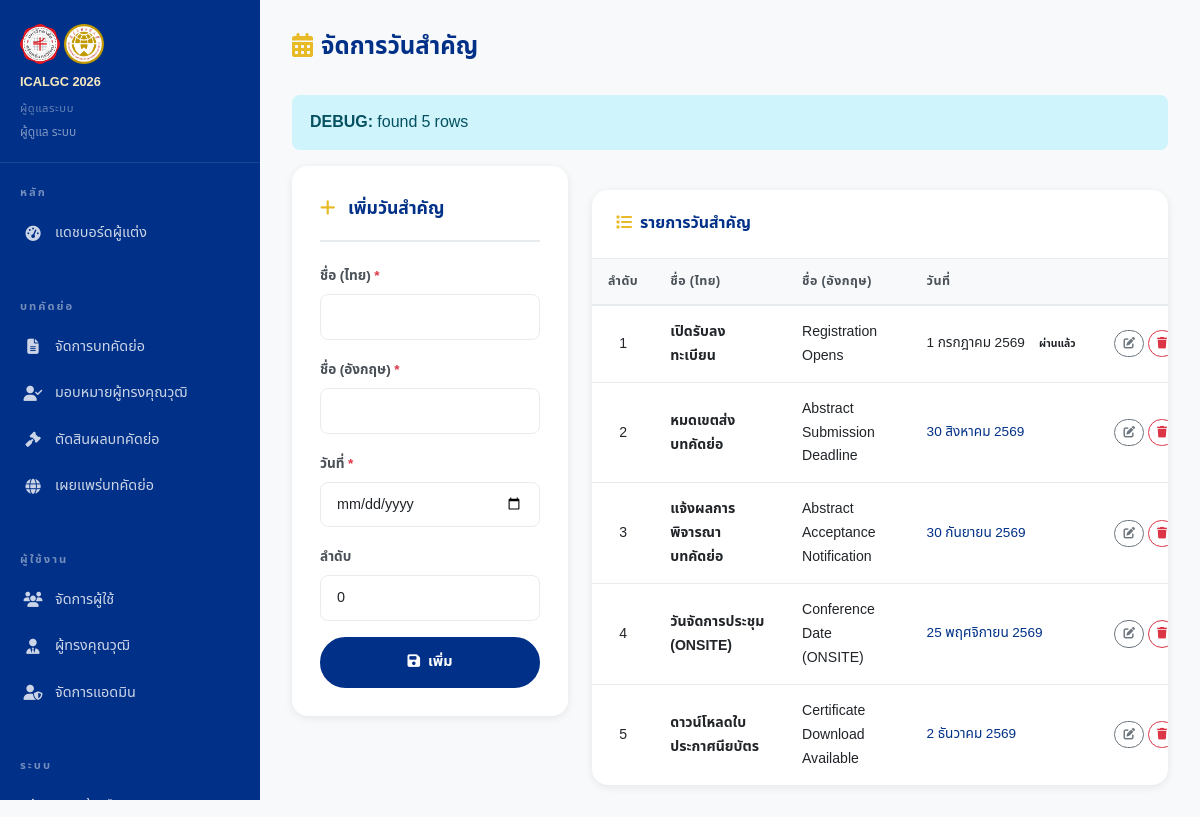
The page /admin/important-dates.php (signed in) on the database its author committed.
### tables this page shows
CREATE TABLE IF NOT EXISTS important_dates (
    id          INT UNSIGNED AUTO_INCREMENT PRIMARY KEY,
    title_th    VARCHAR(255) NOT NULL,
    title_en    VARCHAR(255) UNIQUE NOT NULL,
    event_date  DATE NOT NULL,
    description_th TEXT,
    description_en TEXT,
    icon        VARCHAR(50) DEFAULT 'calendar',
    sort_order  SMALLINT NOT NULL DEFAULT 0,
    is_active   BOOLEAN NOT NULL DEFAULT TRUE,
    created_at  TIMESTAMP NOT NULL DEFAULT CURRENT_TIMESTAMP,
    updated_at  TIMESTAMP NOT NULL DEFAULT CURRENT_TIMESTAMP ON UPDATE CURRENT_TIMESTAMP
);

### app/helpers/functions.php (called while the page is built, shortened)
<?php
function lang(): string
{
    return $_SESSION['lang'] ?? DEFAULT_LANG;
}
function e(string $s): string
{
    return htmlspecialchars($s, ENT_QUOTES | ENT_HTML5, 'UTF-8');
}
function humanDate(string $dateStr, string $lang = ''): string
{
    $ts = strtotime($dateStr);
    if ($lang === 'th') {
        $monthsTh = ['','มกราคม','กุมภาพันธ์','มีนาคม','เมษายน','พฤษภาคม','มิถุนายน',
                       'กรกฎาคม','สิงหาคม','กันยายน','ตุลาคม','พฤศจิกายน','ธันวาคม'];
        $year     = (int)date('Y', $ts) + 543;
        return date('j', $ts) . ' ' . $monthsTh[(int)date('n', $ts)] . ' ' . $year;
    }
    return date('j F Y', $ts);
}
function post(string $key, mixed $default = ''): mixed
{
    return $_POST[$key] ?? $default;
}

### app/core/Notification.php (called while the page is built, shortened)
<?php
class Notification
{
    public static function countUnread(int $userId): int
    {
        $db   = Database::getInstance();
        $stmt = $db->prepare("SELECT COUNT(*) FROM notifications WHERE user_id = :uid AND is_read = FALSE");
        $stmt->execute([':uid' => $userId]);
        return (int)$stmt->fetchColumn();
    }
}

### public/admin/important-dates.php (the view, shortened to what this page needs)
<?php
$_lang  = lang();
$appUrl = APP_URL;
$editItem = null;
try {
    $db    = Database::getInstance();
    $dates = $db->query("SELECT * FROM important_dates ORDER BY sort_order, event_date")->fetchAll();
} catch (\Throwable $e) {
    error_log($e->getMessage());
    $dates = [];
    $debugError = $e->getMessage();
}
$pageTitle  = $_lang==='th' ? 'จัดการวันสำคัญ' : 'Important Dates';
?>
<!DOCTYPE html>
<html lang="<?= $_lang ?>">
<head>
  <link href="https://cdn.jsdelivr.net/npm/bootstrap@5.3.3/dist/css/bootstrap.min.css" rel="stylesheet">
  <link href="https://cdnjs.cloudflare.com/ajax/libs/font-awesome/6.5.0/css/all.min.css" rel="stylesheet">
  <link rel="stylesheet" href="<?= $appUrl ?>/assets/css/style.css">
</head>
<body>
<div class="dashboard-wrap">
  <?php require_once __DIR__ . '/../../app/helpers/sidebar_admin.php'; ?>
  <main class="dashboard-content">
    <div class="dash-header">
      <h1 class="dash-title"><i class="fas fa-calendar-alt me-2" style="color:var(--gold);"></i><?= e($pageTitle) ?></h1>
    </div>
    <?php if (isset($dates)): ?>
      <div class="alert alert-info"><strong>DEBUG:</strong> found <?= count($dates) ?> rows</div>
    <?php endif; ?>
    <div class="row g-4">
      <div class="col-lg-4">
        <div class="content-card">
          <div class="content-card-title">
            <i class="fas fa-<?= $editItem ? 'edit' : 'plus' ?> me-2" style="color:var(--gold);"></i>
            <?= $editItem ? ($_lang==='th'?'แก้ไขวันสำคัญ':'Edit Date') : ($_lang==='th'?'เพิ่มวันสำคัญ':'Add Date') ?>
          </div>
          <form method="POST">
            <div class="d-flex flex-column gap-3">
              <div>
                <label class="form-label fw-bold" style="font-size:.85rem;"><?= $_lang==='th'?'ชื่อ (ไทย)':'Name (Thai)' ?> <span class="text-danger">*</span></label>
                <input type="text" name="name_th" class="form-control" value="<?= e($editItem['title_th'] ?? post('name_th')) ?>" required>
              </div>
              <div>
                <label class="form-label fw-bold" style="font-size:.85rem;"><?= $_lang==='th'?'ชื่อ (อังกฤษ)':'Name (English)' ?> <span class="text-danger">*</span></label>
                <input type="text" name="name_en" class="form-control" value="<?= e($editItem['title_en'] ?? post('name_en')) ?>" required>
              </div>
              <div>
                <label class="form-label fw-bold" style="font-size:.85rem;"><?= $_lang==='th'?'วันที่':'Date' ?> <span class="text-danger">*</span></label>
                <input type="date" name="date_value" class="form-control" value="<?= e($editItem['event_date'] ?? post('date_value')) ?>" required>
              </div>
              <div>
                <label class="form-label fw-bold" style="font-size:.85rem;"><?= $_lang==='th'?'ลำดับ':'Sort Order' ?></label>
                <input type="number" name="sort_order" class="form-control" value="<?= e($editItem['sort_order'] ?? post('sort_order', 0)) ?>">
              </div>
              <div class="d-flex gap-2">
                <button type="submit" class="btn-primary-custom flex-fill">
                  <i class="fas fa-save me-2"></i><?= $editItem ? ($_lang==='th'?'บันทึก':'Save') : ($_lang==='th'?'เพิ่ม':'Add') ?>
                </button>
              </div>
            </div>
          </form>
        </div>
      </div>
      <div class="col-lg-8">
        <div class="table-card">
          <div class="table-card-header">
            <span class="table-card-title"><i class="fas fa-list me-2" style="color:var(--gold);"></i><?= $_lang==='th'?'รายการวันสำคัญ':'Date List' ?></span>
          </div>
          <?php if (empty($dates)): ?>
            <div class="p-5 text-center"><h5 style="color:var(--gray-500);"><?= t('common.no_data') ?></h5></div>
          <?php else: ?>
            <div class="table-responsive">
              <table class="table-custom">
                <thead>
                  <tr>
                    <th><?= $_lang==='th'?'ลำดับ':'Order' ?></th>
                    <th><?= $_lang==='th'?'ชื่อ (ไทย)':'Name (TH)' ?></th>
                    <th><?= $_lang==='th'?'ชื่อ (อังกฤษ)':'Name (EN)' ?></th>
                    <th><?= $_lang==='th'?'วันที่':'Date' ?></th>
                    <th></th>
                  </tr>
                </thead>
                <tbody>
                  <?php foreach ($dates as $d):
                    $isPast   = strtotime($d['event_date']) < strtotime('today');
                    $isToday  = date('Y-m-d', strtotime($d['event_date'])) === date('Y-m-d');
                  ?>
                    <tr>
                      <td style="text-align:center;"><?= (int)$d['sort_order'] ?></td>
                      <td style="font-weight:600;font-size:.88rem;"><?= e($d['title_th']) ?></td>
                      <td style="font-size:.88rem;"><?= e($d['title_en']) ?></td>
                      <td style="font-size:.85rem;white-space:nowrap;">
                        <span style="color:<?= $isToday?'var(--gold)':($isPast?'var(--gray-400)':'var(--blue-dark)') ?>;font-weight:<?= $isToday?'700':'400' ?>;">
                          <?= humanDate($d['event_date'], $_lang) ?>
                        </span>
                        <?php if ($isPast && !$isToday): ?><span class="badge ms-1" style="background:var(--gray-300);color:var(--gray-600);font-size:.65rem;"><?= $_lang==='th'?'ผ่านแล้ว':'Past' ?></span><?php endif; ?>
                      </td>
                      <td>
                        <div class="d-flex gap-1">
                          <a href="?edit=<?= (int)$d['id'] ?>" class="btn btn-sm btn-outline-secondary rounded-pill" style="font-size:.72rem;">
                            <i class="fas fa-edit"></i>
                          </a>
                          <form method="POST" class="d-inline">
                            <button type="submit" class="btn btn-sm btn-outline-danger rounded-pill" style="font-size:.72rem;"
                                    data-confirm="<?= $_lang==='th'?'ยืนยันการลบ?':'Confirm delete?' ?>">
                              <i class="fas fa-trash"></i>
                            </button>
                          </form>
                        </div>
                      </td>
                    </tr>
                  <?php endforeach; ?>
                </tbody>
              </table>
            </div>
          <?php endif; ?>
        </div>
      </div>
    </div>
  </main>
</div>
</body>
</html>

### public/assets/css/style.css (style rules this page uses)
:root { --blue-dark: #003087; --blue-mid: #0057b7; --blue-light: #e8f0ff; --gold: #e7ba26; --gold-light: #f5e9c0; --gold-dark: #a07c10; --white: #ffffff; --gray-100: #f8f9fa; --gray-200: #e9ecef; --gray-500: #adb5bd; --gray-700: #495057; --gray-900: #212529; --success: #198754; --danger: #dc3545; --warning: #ffc107; --shadow-sm: 0 2px 8px rgba(0,0,0,.08); --shadow-md: 0 4px 20px rgba(0,0,0,.12); --shadow-lg: 0 8px 40px rgba(0,0,0,.16); --radius: 8px; --radius-lg: 16px; --transition: all 0.25s ease; --font-th: 'Noto Sans Thai', 'Sarabun', sans-serif; --font-en: 'Inter', 'Segoe UI', Arial, sans-serif; }
*, *::before, *::after { box-sizing: border-box; margin: 0; padding: 0; }
html { scroll-behavior: smooth; font-size: 16px; }
body { font-family: var(--font-th); color: var(--gray-900); background: var(--white); line-height: 1.7; -webkit-font-smoothing: antialiased; }
h1, h2, h3, h4, h5, h6 { font-weight: 700; line-height: 1.3; }
a { color: var(--blue-mid); text-decoration: none; transition: var(--transition); }
.btn-primary-custom { background: var(--blue-dark); color: var(--white); border: 2px solid var(--blue-dark); padding: 11px 28px; border-radius: 30px; font-weight: 700; font-size: .9rem; transition: var(--transition); display: inline-block; }
.form-control, .form-select { border: 1.5px solid var(--gray-200); border-radius: var(--radius); padding: 11px 16px; font-size: .9rem; transition: var(--transition); background: var(--white); color: var(--gray-900); }
.form-label { font-weight: 600; font-size: .88rem; color: var(--gray-700); margin-bottom: 6px; }
.dashboard-wrap { display: flex; min-height: 100vh; background: var(--gray-100); }
.dashboard-content { flex: 1; padding: 32px; overflow-x: hidden; }
.dash-header { margin-bottom: 32px; }
.dash-title { font-size: 1.5rem; font-weight: 800; color: var(--blue-dark); margin-bottom: 4px; }
.table-card { background: var(--white); border-radius: var(--radius-lg); box-shadow: var(--shadow-sm); overflow: hidden; margin-top: 24px; }
.table-card-header { padding: 20px 24px; border-bottom: 1px solid var(--gray-200); display: flex; align-items: center; justify-content: space-between; }
.table-card-title { font-size: 1rem; font-weight: 700; color: var(--blue-dark); }
.table-responsive { overflow-x: auto; }
.table-custom { width: 100%; border-collapse: collapse; }
.table-custom th { background: var(--gray-100); color: var(--gray-700); font-size: .78rem; font-weight: 700; letter-spacing: .5px; text-transform: uppercase; padding: 12px 16px; white-space: nowrap; border-bottom: 2px solid var(--gray-200); }
.table-custom td { padding: 14px 16px; font-size: .88rem; border-bottom: 1px solid var(--gray-200); vertical-align: middle; }
.table-custom tr:last-child td { border-bottom: none; }
.content-card { background: var(--white); border-radius: var(--radius-lg); box-shadow: var(--shadow-sm); padding: 28px; margin-bottom: 24px; }
.content-card-title { font-size: 1.1rem; font-weight: 700; color: var(--blue-dark); padding-bottom: 16px; margin-bottom: 20px; border-bottom: 2px solid var(--gray-200); }
.alert { border-radius: var(--radius); border: none; padding: 14px 18px; }
.table-custom { min-width: 600px; }
.table-card .table-responsive { -webkit-overflow-scrolling: touch; }

### rows shown on the page
important_dates: sort_order "1", title_th "เปิดรับลงทะเบียน", title_en "Registration Opens", event_date "1 กรกฎาคม 2569", shows "ผ่านแล้ว"
important_dates: sort_order "2", title_th "หมดเขตส่งบทคัดย่อ", title_en "Abstract Submission Deadline", event_date "30 สิงหาคม 2569"
important_dates: sort_order "3", title_th "แจ้งผลการพิจารณาบทคัดย่อ", title_en "Abstract Acceptance Notification", event_date "30 กันยายน 2569"
important_dates: sort_order "4", title_th "วันจัดการประชุม (ONSITE)", title_en "Conference Date (ONSITE)", event_date "25 พฤศจิกายน 2569"
important_dates: sort_order "5", title_th "ดาวน์โหลดใบประกาศนียบัตร", title_en "Certificate Download Available", event_date "2 ธันวาคม 2569"

### other values the page prints
$user['name'] "ผู้ดูแล ระบบ"
t('author.dashboard') "แดชบอร์ดผู้แต่ง"
$pageTitle "จัดการวันสำคัญ"
count($dates) "5"
